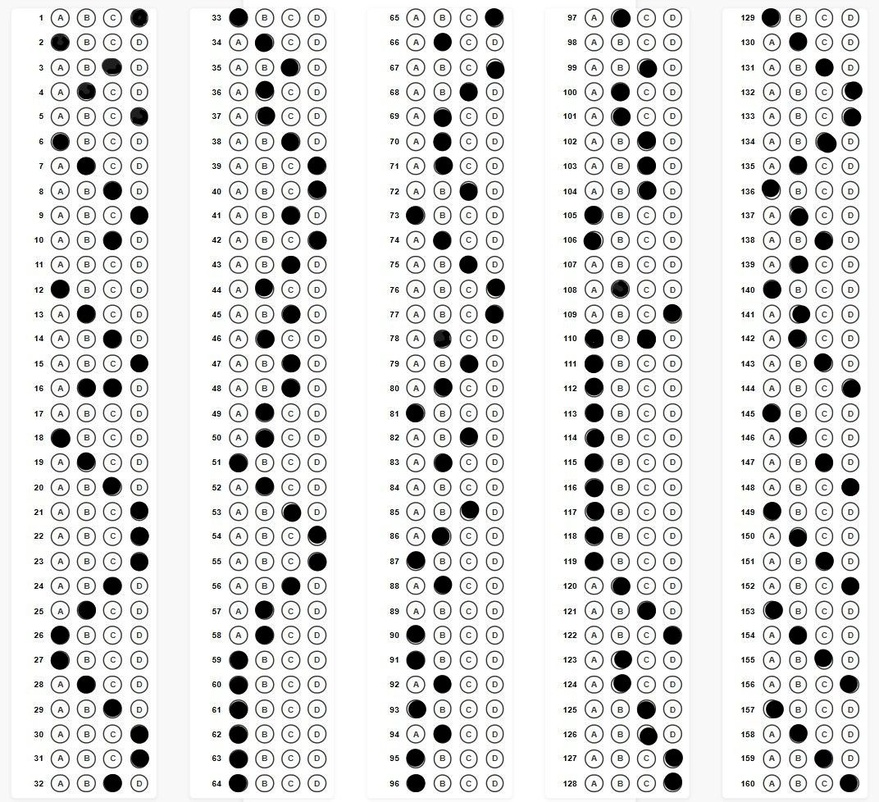
#> input picture samples/image1.jpeg, 879 x 802 px, shrunk from 1072 x 978 before the run
$ python align.py samples/image1.jpeg
#> lines starting #> are read from the running program, lines starting #| are printed output that depends on the picture; after the words box and inside, x2 and y2 are one past the last pixel; in counts of white or black regions, pixels touching at a corner belong together
#> further down, img is the input picture: shape (802, 879, 3); mean B, G, R 223.1, 223.5, 223.4
### omr_utils.py
import cv2
import math
import numpy as np
from collections import Counter


# [17 lines left out: function circularity, not called in this run]


def show(img, title="sample"):
    """
    Display an image in a window and wait for user keypress.

    Parameters:
        img (ndarray): Image to display.
        title (str): Window title.
    """
    cv2.imshow(title, img)
    while True:
        key = cv2.waitKey(0) & 0xFF  # get lower 8 bits
        if key == ord('q'):  # ord('q') = 113
            break
    cv2.destroyAllWindows()


# [161 lines left out: functions find_bubbles_from_circularity, remove_overlapping_bubbles_row, get_first_column, get_last_column, count_options_and_columns, not called in this run]


def find_longest_horizontal_line(
    img,
    canny_img,
    rho=1,
    theta=np.pi / 180,
    threshold=80,
    min_line_length=100,
    max_line_gap=10,
    horizontal_tolerance_deg=5.0,
    margin=20,
    perpendicular_tolerance_deg=5.0,
):
    """
    Find the longest horizontal line in an image using Hough transform.

    Parameters:
        img (ndarray): Original image.
        canny_img (ndarray): Canny edge image.
        rho, theta, threshold, min_line_length, max_line_gap: Hough transform params.
        horizontal_tolerance_deg (float): Angle tolerance for horizontal.
        margin (int): Margin exclusion.
        perpendicular_tolerance_deg (float): Angle tolerance for perpendicular.

    Returns:
        tuple: (best_line (x1,y1,x2,y2), best_angle)
    """
    lines = cv2.HoughLinesP(
        canny_img, rho=rho, theta=theta,
        threshold=threshold, minLineLength=min_line_length, maxLineGap=max_line_gap
    )
    if lines is None:
        return None, None

    h, w = canny_img.shape[:2]
    candidates = []

    # Filter horizontal candidates
    for x1, y1, x2, y2 in lines[:, 0, :]:
        if (x1 < margin or x2 < margin or y1 < margin or y2 < margin or
            x1 > w - margin or x2 > w - margin or y1 > h - margin or y2 > h - margin):
            continue

        dx, dy = x2 - x1, y2 - y1
        angle = np.degrees(np.arctan2(dy, dx))

        if angle > 90: angle -= 180
        elif angle < -90: angle += 180

        if abs(angle) <= horizontal_tolerance_deg:
            candidates.append(((int(x1), int(y1), int(x2), int(y2)), angle, np.hypot(dx, dy)))

    if not candidates:
        return None, None

    best_with_perp, best_len = None, 0.0
    # Check for perpendicular pairing
    for line, angle, length in candidates:
        for x1, y1, x2, y2 in lines[:, 0, :]:
            dx2, dy2 = x2 - x1, y2 - y1
            angle2 = np.degrees(np.arctan2(dy2, dx2))
            if angle2 > 90: angle2 -= 180
            elif angle2 < -90: angle2 += 180

            if abs(abs(angle - angle2) - 90) <= perpendicular_tolerance_deg:
                if length > best_len:
                    best_len = length
                    best_with_perp = (line, angle)

    if best_with_perp:
        return best_with_perp
    return max(candidates, key=lambda x: x[2])[:2]


# [78 lines left out: functions generate_bubble_grid, check_single_question, not called in this run]

### align.py
import cv2
from omr_utils import show, find_longest_horizontal_line
from scipy import ndimage
import sys


def align_sheet(img):
    """
    Aligns a scanned OMR sheet by detecting and correcting its skew angle.

    Steps:
        1. Converts the input image to grayscale.
        2. Applies Otsu’s thresholding to create a binary image.
        3. Performs Canny edge detection.
        4. Detects the longest horizontal line within a tolerance angle.
        5. Rotates the image to align it properly based on the detected angle.

    Args:
        img (numpy.ndarray): Input BGR image of the scanned OMR sheet.

    Returns:
        numpy.ndarray: Aligned OMR sheet image with corrected skew.
    """
    t_lower = 50
    t_upper = 150
    aperture_size = 5

    im_gray = cv2.cvtColor(img, cv2.COLOR_BGR2GRAY)
    (thresh, im_bw) = cv2.threshold(im_gray, 128, 255, cv2.THRESH_BINARY | cv2.THRESH_OTSU)
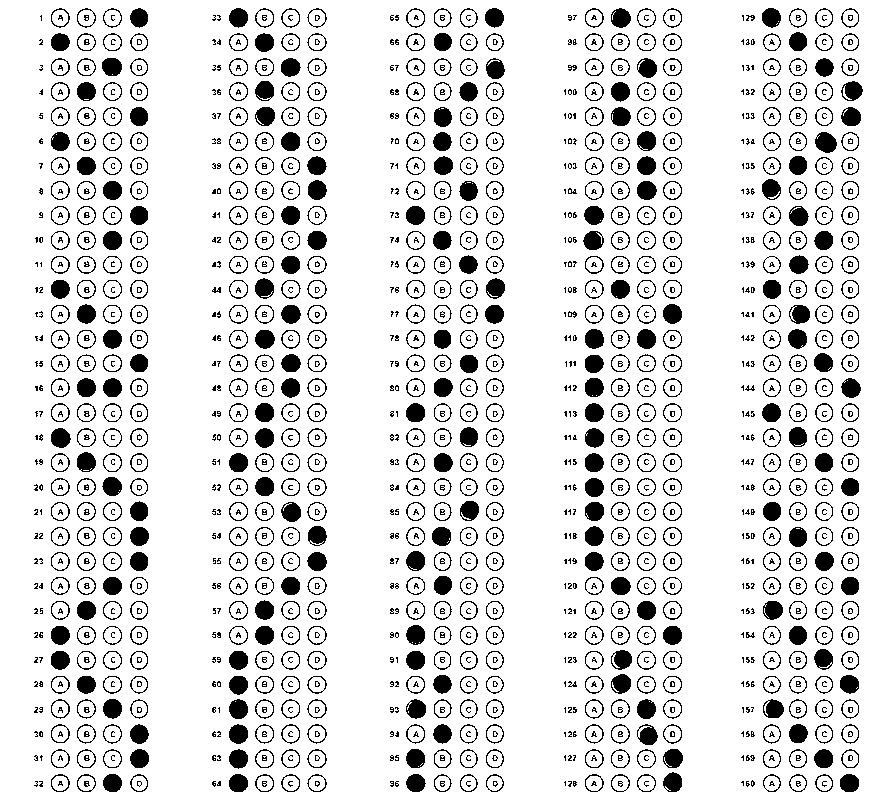
#> im_bw: shape (802, 879); 86.9% white; 1488 black regions (727 under 20 px), largest, box (x1, y1, x2, y2) and area: (815, 132, 837, 153) 343, (51, 428, 71, 448) 306, (585, 329, 604, 349) 305
#> thresh = 153
    edge = cv2.Canny(im_bw, t_lower, t_upper, apertureSize=aperture_size)
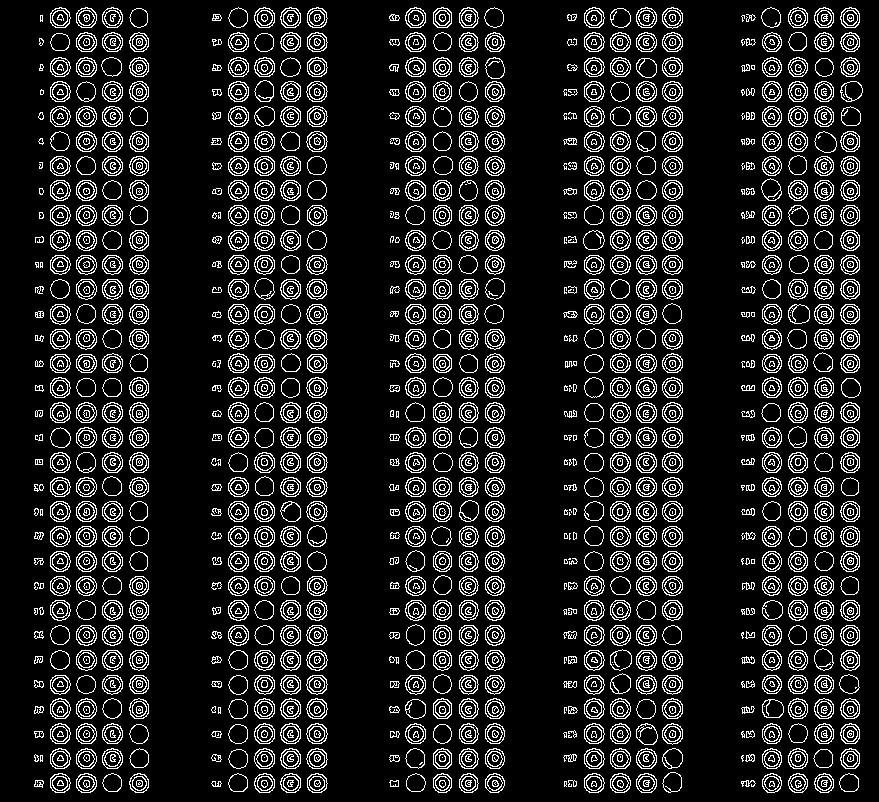
#> edge: shape (802, 879); 13% white in thin lines or dots

    line, angle = find_longest_horizontal_line(img.copy(), edge, horizontal_tolerance_deg=20)
#> in find_longest_horizontal_line, `lines = cv2.HoughLinesP( canny_img, rho=rho, theta=theta, threshold=th..`: lines = 388 rows, first 6: [475, 358, 475, 197], [492, 792, 492, 323], [298, 197, 298, 61], [93, 604, 93, 468], [847, 378, 847, 125], [257, 790, 257, 616]
#> the loop in find_longest_horizontal_line, `for x1, y1, x2, y2 in lines[:, 0, :]:` made 388 passes
#> (x1, y1, x2, y2, dx, dy, angle) on passes 1, 3, 4: (475, 358, 475, 197, 0, -161, -90), (298, 197, 298, 61, 0, -136, -90), (93, 604, 93, 468, 0, -136, -90)
#> after the loop in find_longest_horizontal_line, `for x1, y1, x2, y2 in lines[:, 0, :]:`: candidates = []
    if angle:
        img = ndimage.rotate(img, angle, reshape=False, order=1, mode='nearest')
    return img


if __name__ == "__main__":
    path = sys.argv[1]
    img = cv2.imread(path)
    show(align_sheet(img))
#> (key q is pressed here)

$ run again, on samples/image3.png
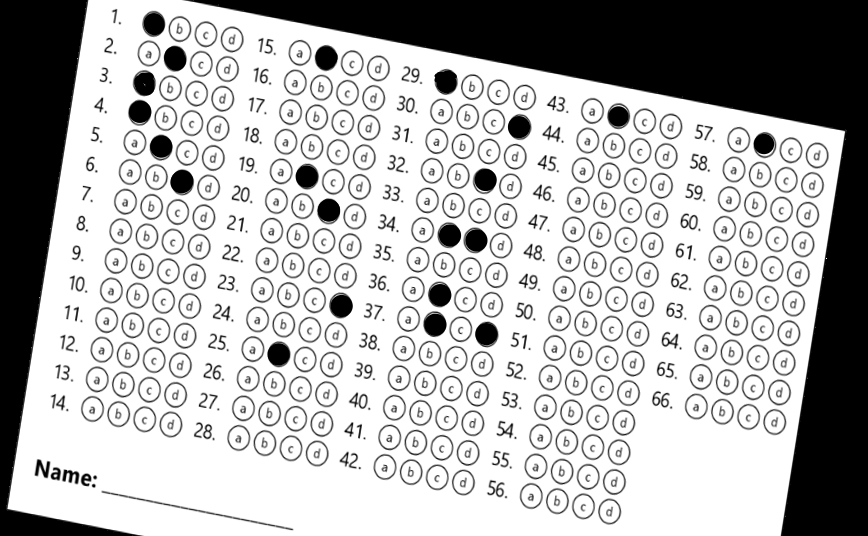
#> input picture samples/image3.png, 868 x 536 px
#> img is the input picture: shape (536, 868, 3); min 0, max 255, mean 181.4
#> in align_sheet, `(thresh, im_bw) = cv2.threshold(im_gray, 128, 255, cv2.THRESH_BINARY |..`:
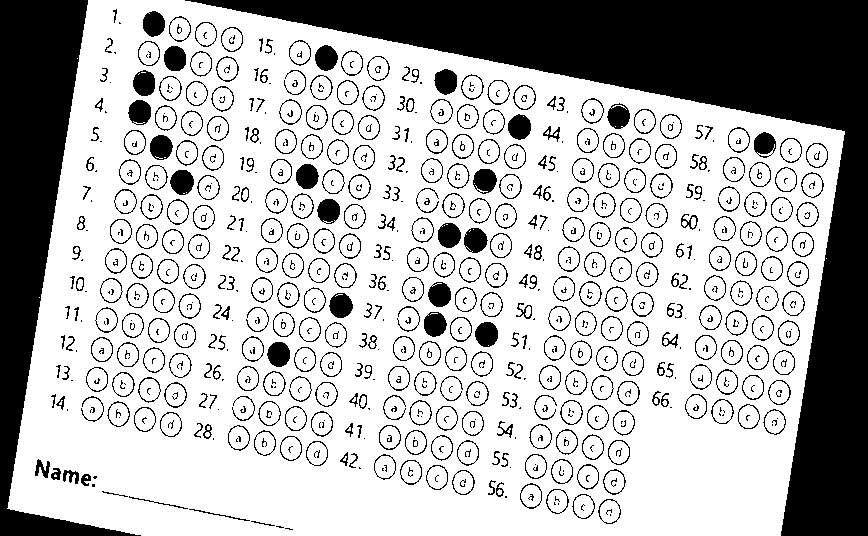
#> im_bw: shape (536, 868); 71% white; 835 black regions (413 under 20 px), largest, box (x1, y1, x2, y2) and area: (185, 0, 868, 536) 68707, (0, 0, 141, 536) 26373, (170, 170, 194, 195) 461
#> thresh = 134
#> edge: shape (536, 868); 12.7% white in thin lines or dots
#> lines = 57 rows, first 6: [7, 507, 87, 0], [780, 535, 844, 131], [411, 45, 793, 120], [392, 350, 492, 370], [230, 9, 587, 79], [708, 258, 809, 278]
#> the loop in find_longest_horizontal_line, `for x1, y1, x2, y2 in lines[:, 0, :]:` made 57 passes
#> (x1, y1, x2, y2, dx, dy, angle) on passes 3, 4, 6, 7, 8, 9, 10, 11: (411, 45, 793, 120, 382, 75, 11.11), (392, 350, 492, 370, 100, 20, 11.31), (708, 258, 809, 278, 101, 20, 11.2), (99, 290, 201, 309, 102, 19, 10.55), (562, 223, 662, 250, 100, 27, 15.11), (538, 376, 639, 398, 101, 22, 12.29), (694, 348, 795, 368, 101, 20, 11.2), (562, 231, 662, 251, 100, 20, 11.31)
#> after the loop in find_longest_horizontal_line, `for x1, y1, x2, y2 in lines[:, 0, :]:`: candidates = 36 items
#> the loop in find_longest_horizontal_line, `for line, angle, length in candidates:` made 36 passes
#> (line, angle, length) on passes 1 to 8: ((411, 45, 793, 120), 11.11, 389.3), ((392, 350, 492, 370), 11.31, 102), ((708, 258, 809, 278), 11.2, 103), ((99, 290, 201, 309), 10.55, 103.8), ((562, 223, 662, 250), 15.11, 103.6), ((538, 376, 639, 398), 12.29, 103.4), ((694, 348, 795, 368), 11.2, 103), ((562, 231, 662, 251), 11.31, 102)
#> after the loop in find_longest_horizontal_line, `for line, angle, length in candidates:`: best_len = 389.3; best_with_perp = ((411, 45, 793, 120), 11.11)
#> in align_sheet, `line, angle = find_longest_horizontal_line(img.copy(), edge, horizonta..`: line = (411, 45, 793, 120); angle = 11.11
#> in align_sheet, `img = ndimage.rotate(img, angle, reshape=False, order=1, mode='nearest')`:
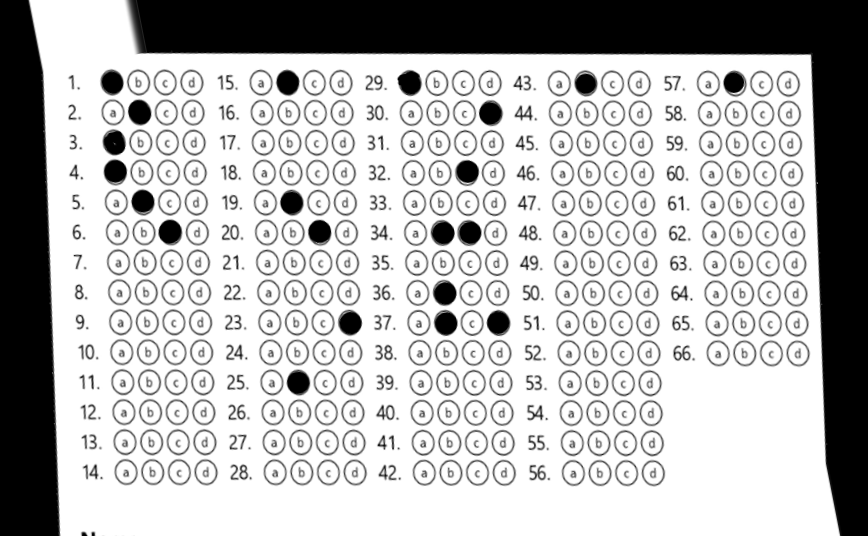
#> img: shape (536, 868, 3); min 0, max 255, mean 185.2

$ run again, on samples/image4.png
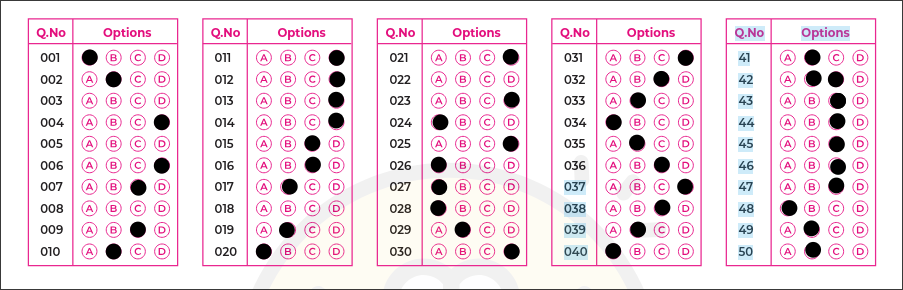
#> input picture samples/image4.png, 903 x 290 px
#> img is the input picture: shape (290, 903, 3); mean B, G, R 231.4, 224.3, 238.3
#> in align_sheet, `(thresh, im_bw) = cv2.threshold(im_gray, 128, 255, cv2.THRESH_BINARY |..`:
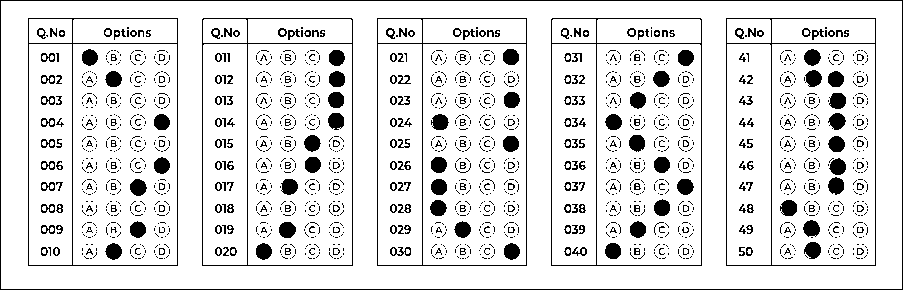
#> im_bw: shape (290, 903); 88% white; 1747 black regions (1449 under 20 px), largest, box (x1, y1, x2, y2) and area: (0, 0, 903, 290) 2382, (202, 18, 353, 266) 1190, (551, 18, 702, 266) 1190
#> thresh = 165
#> in align_sheet, `edge = cv2.Canny(im_bw, t_lower, t_upper, apertureSize=aperture_size)`:
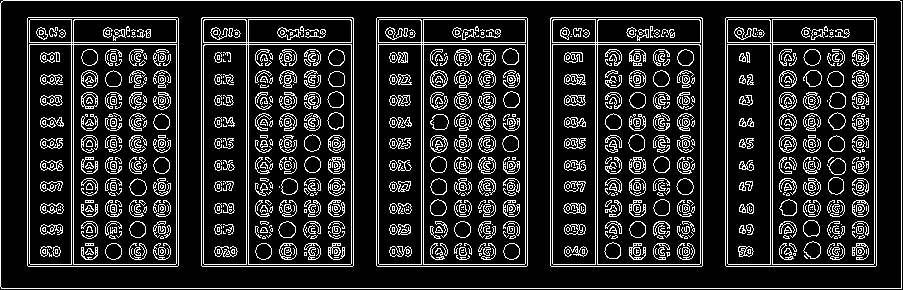
#> edge: shape (290, 903); 15.5% white in thin lines or dots
#> lines = 50 rows, first 6: [3, 0, 899, 0], [1, 288, 901, 288], [376, 264, 527, 264], [376, 44, 527, 44], [725, 42, 876, 42], [377, 17, 526, 17]
#> the loop in find_longest_horizontal_line, `for x1, y1, x2, y2 in lines[:, 0, :]:` made 50 passes
#> (x1, y1, x2, y2) on passes 1, 2, 6, 7, 9, 10, 11, 12: (3, 0, 899, 0), (1, 288, 901, 288), (377, 17, 526, 17), (201, 19, 353, 19), (901, 287, 901, 1), (702, 265, 702, 18), (73, 266, 73, 17), (203, 266, 203, 17)
#> after the loop in find_longest_horizontal_line, `for x1, y1, x2, y2 in lines[:, 0, :]:`: candidates = 10 items
#> the loop in find_longest_horizontal_line, `for line, angle, length in candidates:` made 10 passes
#> (line, length) on passes 1 to 8: ((376, 264, 527, 264), 151), ((376, 44, 527, 44), 151), ((725, 42, 876, 42), 151), ((551, 266, 701, 266), 150), ((728, 44, 873, 44), 145), ((726, 266, 875, 266), 149), ((204, 264, 350, 264), 146), ((30, 42, 175, 42), 145)
#> after the loop in find_longest_horizontal_line, `for line, angle, length in candidates:`: best_len = 151; best_with_perp = ((376, 264, 527, 264), 0)
#> in align_sheet, `line, angle = find_longest_horizontal_line(img.copy(), edge, horizonta..`: line = (376, 264, 527, 264); angle = 0

$ run again, on samples/image5.png
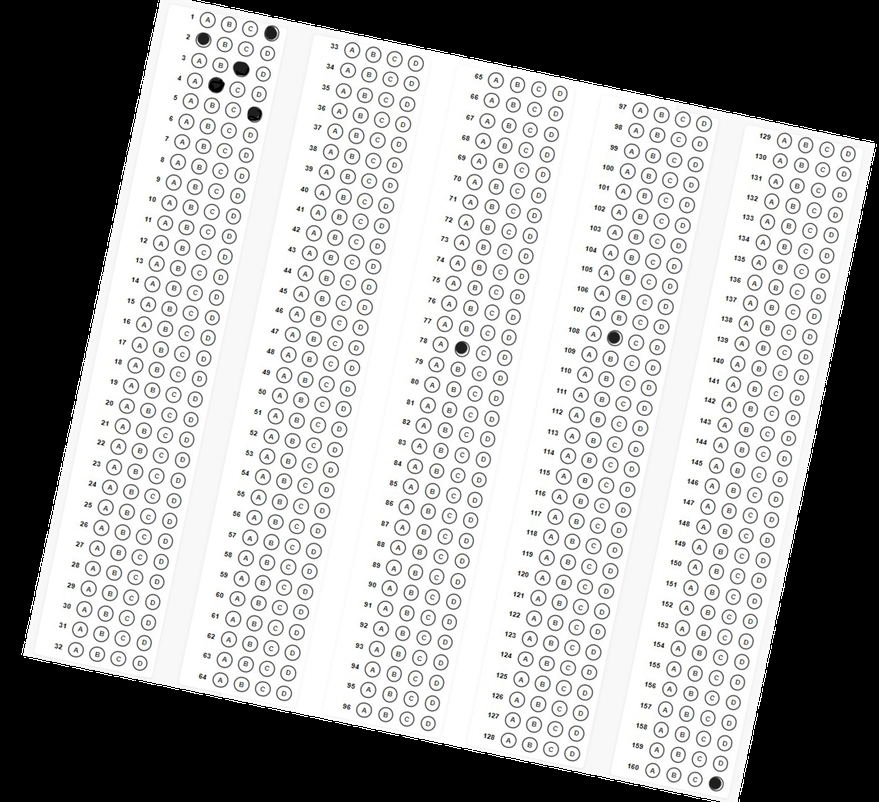
#> input picture samples/image5.png, 879 x 802 px, shrunk from 1072 x 978 before the run
#> img is the input picture: shape (802, 879, 3); mean B, G, R 165.3, 165.5, 165.4
#> in align_sheet, `(thresh, im_bw) = cv2.threshold(im_gray, 128, 255, cv2.THRESH_BINARY |..`:
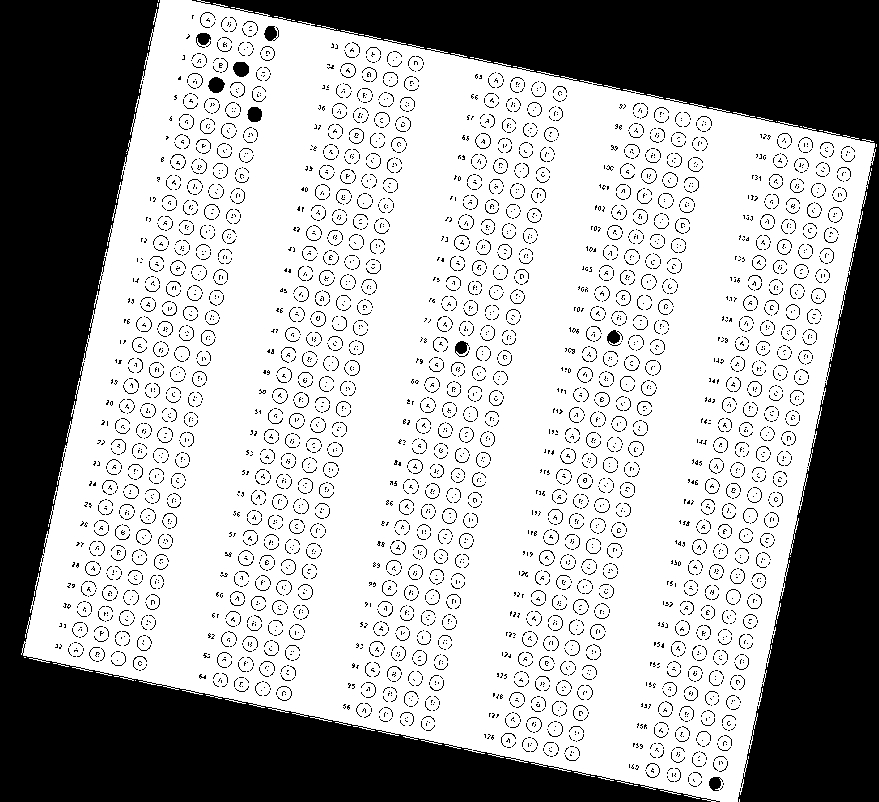
#> im_bw: shape (802, 879); 65.9% white; 4531 black regions (4292 under 20 px), largest, box (x1, y1, x2, y2) and area: (0, 0, 720, 802) 113440, (192, 0, 879, 802) 96364, (208, 77, 225, 93) 198
#> thresh = 128
#> edge: shape (802, 879); 11.5% white in thin lines or dots
#> lines = 398 rows, first 6: [756, 707, 875, 143], [20, 653, 445, 744], [191, 0, 684, 104], [545, 767, 573, 635], [565, 771, 706, 107], [423, 738, 720, 801]
#> the loop in find_longest_horizontal_line, `for x1, y1, x2, y2 in lines[:, 0, :]:` made 398 passes
#> (x1, y1, x2, y2, dx, dy, angle) on passes 2, 4, 5: (20, 653, 445, 744, 425, 91, 12.09), (545, 767, 573, 635, 28, -132, -78.02), (565, 771, 706, 107, 141, -664, -78.01)
#> after the loop in find_longest_horizontal_line, `for x1, y1, x2, y2 in lines[:, 0, :]:`: candidates = [((20, 653, 445, 744), 12.09, 434.6), ((29, 658, 458, 749), 11.98, 438.5)]
#> the loop in find_longest_horizontal_line, `for line, angle, length in candidates:` made 2 passes
#> (line, angle, length) on passes 1 to 2: ((20, 653, 445, 744), 12.09, 434.6), ((29, 658, 458, 749), 11.98, 438.5)
#> after the loop in find_longest_horizontal_line, `for line, angle, length in candidates:`: best_len = 438.5; best_with_perp = ((29, 658, 458, 749), 11.98)
#> in align_sheet, `line, angle = find_longest_horizontal_line(img.copy(), edge, horizonta..`: line = (29, 658, 458, 749); angle = 11.98
#> in align_sheet, `img = ndimage.rotate(img, angle, reshape=False, order=1, mode='nearest')`:
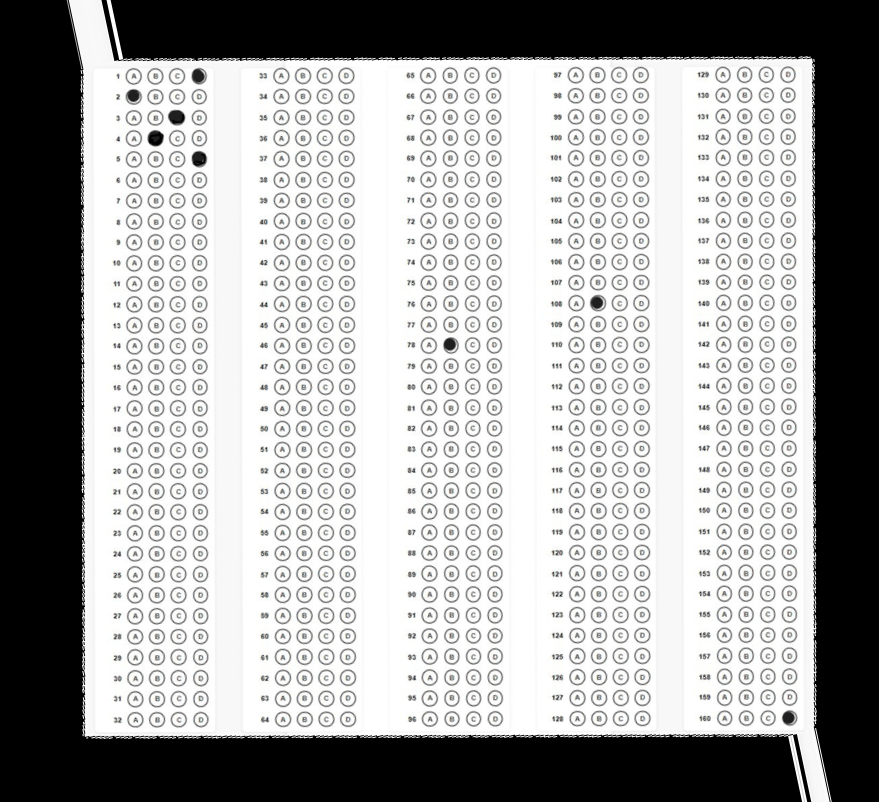
#> img: shape (802, 879, 3); mean B, G, R 166.7, 166.9, 166.8
